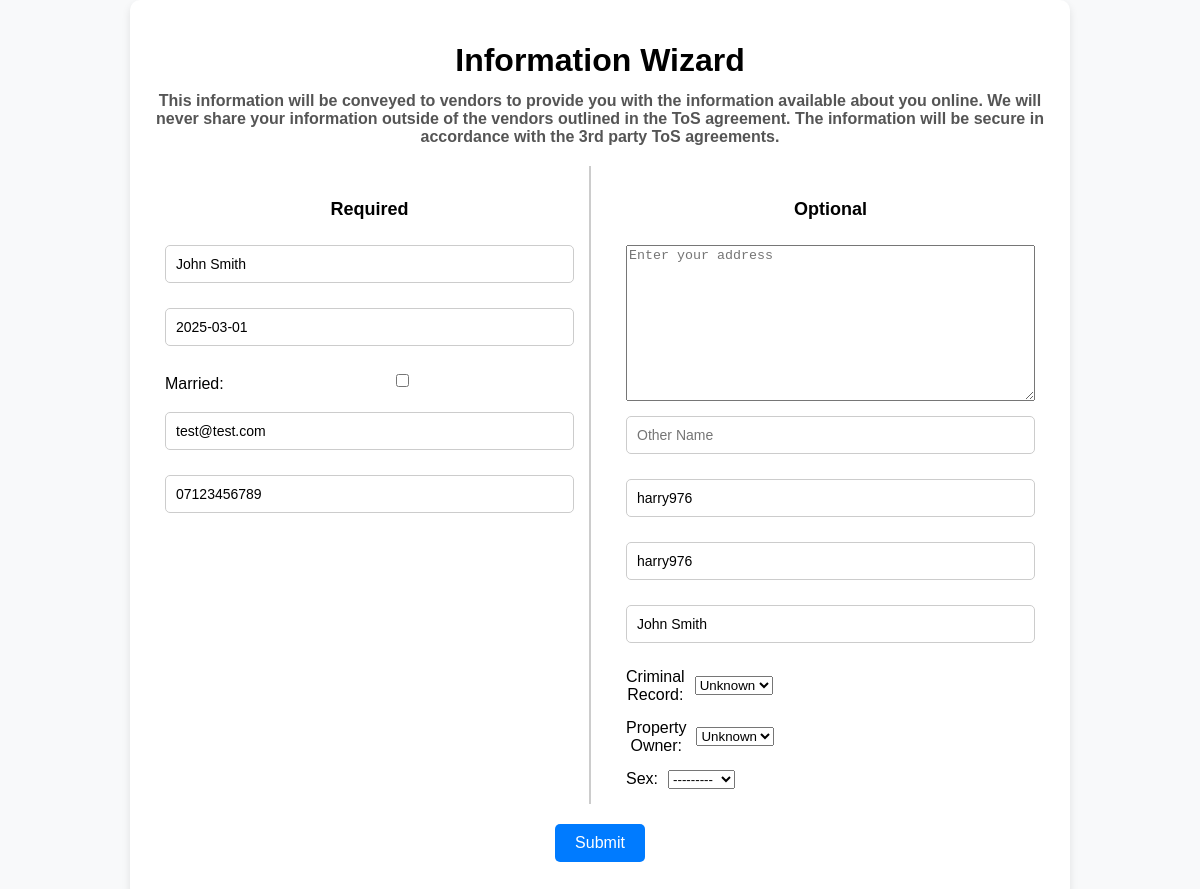
Page /DataForm/ (signed in) on the committed database.
### DigitalWaves_App/models.py (models this page shows, shortened)
class UserInformation(models.Model):
    user = models.OneToOneField(User, on_delete=models.CASCADE)  # Link to the Auth User Database table
    Name = models.CharField(max_length=100)
    DOB = models.DateField()
    Married = models.BooleanField(default=False) # not in use
    Email = models.EmailField()
    PhoneNumber = models.CharField(max_length=15)
    Address = models.TextField(max_length=128, blank=True, null=True)
    OtherName = models.CharField(max_length=100, blank=True, null=True) # not in use
    FacebookID = models.CharField(max_length=100, blank=True, null=True)
    TwitterID = models.CharField(max_length=100, blank=True, null=True)
    LinkedinUsername = models.CharField(max_length=100, blank=True, null=True)
    CriminalRecord = models.BooleanField(default=False, null=True) # not in use
    OwnProperty = models.BooleanField(default=False, null=True)
    Sex = models.CharField(max_length=6, choices=[('Male', 'Male'), ('Female', 'Female')], blank=True, null=True) # not in use

### DigitalWaves_App/views.py (the view)
# urls.py: path('DataForm/', views.DataForm, name="DataForm"),
@login_required
def DataForm(request):
    print("entered view. success")
    try:
        ExistingUserInfo = UserInformation.objects.get(user=request.user)
    except UserInformation.DoesNotExist:
        ExistingUserInfo = None
    if request.method == 'POST':
        UserDataForm = UserInformationForm(request.POST, instance=ExistingUserInfo)
        print("the method was POST. success")
        if UserDataForm.is_valid():
            print("Form is valid. success")
            SaveUserForm = UserDataForm.save(commit=False)
            SaveUserForm.user = request.user
            SaveUserForm.save()
            print("form is saved. success")
            return redirect('MainPage')
        else:
            print(UserDataForm.errors)
    else:
        if ExistingUserInfo:
           UserDataForm = UserInformationForm(instance=ExistingUserInfo)
        else:
            UserDataForm = UserInformationForm()
    return render(request, "DataForm.html", {'form': UserDataForm})

### DigitalWaves_App/forms.py
class UserInformationForm(forms.ModelForm):
    class Meta:
        model = UserInformation
        fields = [
            'Name', 'DOB', 'Married', 'Email', 'PhoneNumber',
            'Address', 'OtherName', 'FacebookID', 'TwitterID',
            'LinkedinUsername', 'CriminalRecord', 'OwnProperty', 'Sex'
        ]
        widgets = {
            'Name': forms.TextInput(attrs={'placeholder': 'Full Name'}),
            'DOB': forms.DateInput(attrs={'placeholder': 'MM/DD/YYYY'}),
            'Email': forms.EmailInput(attrs={'placeholder': 'Email Address'}),
            'PhoneNumber': forms.TextInput(attrs={'placeholder': 'Phone Number'}),
            'Address': forms.Textarea(attrs={'placeholder': 'Enter your address'}),
            'OtherName': forms.TextInput(attrs={'placeholder': 'Other Name'}),
            'FacebookID': forms.TextInput(attrs={'placeholder': 'Facebook Username'}),
            'TwitterID': forms.TextInput(attrs={'placeholder': 'Your Twitter Username'}),
            'LinkedinUsername': forms.TextInput(attrs={'placeholder': 'LinkedIn Username'}),
            }

### DigitalWaves_App/templates/DataForm.html (shortened to what this page needs)
﻿<!DOCTYPE html>
<html lang="en" xmlns="http://www.w3.org/1999/xhtml">
<head>
</head>
<body>
    <div class="FormContainer">
        <h1>Information Wizard</h1>
        <h2>
            This information will be conveyed to vendors to provide you with the information available
            about you online. We will never share your information outside of the vendors outlined in the ToS agreement.
            The information will be secure in accordance with the 3rd party ToS agreements.
        </h2>
        <form method="post" action="{% url 'DataForm' %}">
            <div class="form-wrapper">
                <div class="RequiredForm">
                    <h3>Required</h3>
                    {{ form.Name }}
                    {{ form.DOB }}
                    <label>
                        <span>Married:</span>
                        {{ form.Married }}
                    </label>
                    {{ form.Email }}
                    {{ form.PhoneNumber }}
                </div>
                <div class="OptionalForm">
                    <h3>Optional</h3>
                    {{ form.Address }}
                    {{ form.OtherName }}
                    {{ form.FacebookID }}
                    {{ form.TwitterID }}
                    {{ form.LinkedinUsername }}
                    <label>
                        <span>Criminal Record:</span>
                        {{ form.CriminalRecord }}
                    </label>
                    <label>
                        <span>Property Owner:</span>
                        {{ form.OwnProperty }}
                    </label>
                    <label>
                        <span>Sex:</span>
                        {{ form.Sex }}
                    </label>
                </div>
            </div>
            <button type="submit">Submit</button>
        </form>
    </div>
</body>
</html>

### DigitalWaves_App/templates/DataForm.html (style rules this page uses)
body { font-family: Arial, sans-serif; display: flex; justify-content: center; align-items: center; min-height: 100vh; margin: 0; background-color: #f8f9fa; }
.FormContainer { text-align: center; padding: 20px; border-radius: 10px; background-color: white; box-shadow: 0px 4px 8px rgba(0, 0, 0, 0.1); width: 80%; max-width: 900px; position: relative; }
.FormContainer h1 { margin-bottom: 10px; }
.FormContainer h2 { font-size: 16px; color: #555; margin-bottom: 20px; }
input { width: 100%; padding: 10px; margin-bottom: 10px; border: 1px solid #ccc; border-radius: 5px; font-size: 14px; box-sizing: border-box; }
.form-wrapper { display: flex; justify-content: space-between; gap: 20px; flex-wrap: wrap; flex-grow: 1; }
.RequiredForm, .OptionalForm { flex: 1; display: flex; flex-direction: column; gap: 15px; padding: 15px; box-sizing: border-box; }
.RequiredForm { border-right: 2px solid #ccc; }
.RequiredForm h3, .OptionalForm h3 { text-align: center; font-size: 18px; margin-bottom: 10px; color: black; }
button { padding: 10px 20px; background-color: #007bff; border: none; border-radius: 5px; color: white; font-size: 16px; cursor: pointer; margin-top: 20px; align-self: flex-end; }
label { display: flex; align-items: center; gap: 10px; }
label span { flex: 0 0 15px; }
input[type="checkbox"], input[type="radio"] { margin-left: auto; }

### rows in the picture
UserInformation: Name "John Smith", DOB "2025-03-01", Email "test@test.com", PhoneNumber "07123456789", FacebookID "harry976", TwitterID "harry976", LinkedinUsername "John Smith", CriminalRecord "Unknown", OwnProperty "Unknown", Sex "---------"
